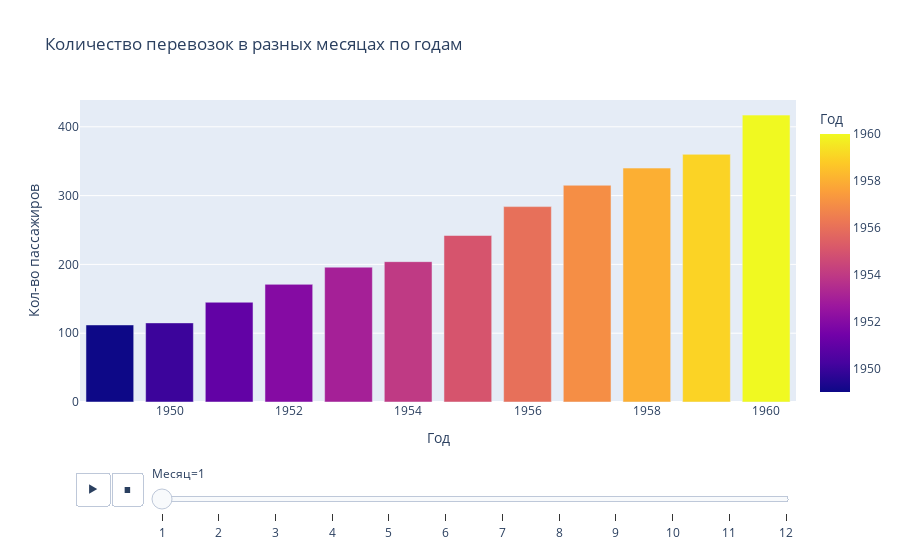

Notebook source saved alongside this figure:
### Markdown cell above
<a href="https://ibb.co/tPtTVvQ"><img src="https://i.ibb.co/Wpw4mMG/2023-03-23-170012.jpg" alt="2023-03-23-170012" border="0"></a>

### Code cell
import plotly
from plotly import graph_objects as go
from plotly.subplots import make_subplots
import pandas as pd
import numpy as np
%matplotlib inline 
import plotly.express as px


fig = px.bar(df, x='Год', y='Кол-во пассажиров', color='Год', animation_frame='Месяц',
             labels={'Год': 'Год', 'Кол-во пассажиров': 'Кол-во пассажиров'},
             title='Количество перевозок в разных месяцах по годам',
             range_y=[0, max('Год')])

fig.update_layout(yaxis={'title': 'Кол-во пассажиров'},
                  legend={'title': 'Год'},
                  showlegend=False)
fig.show()

### Figure 1 — Plotly figure (JSON) as saved in the notebook; plotly's stock layout.template omitted (floating-point values rounded to 4 significant figures)
{"data": [{"alignmentgroup": "True", "hovertemplate": "Месяц=1<br>Год=%{marker.color}<br>Кол-во пассажиров=%{y}<extra></extra>", "legendgroup": "", "marker": {"color": [1949, 1950, 1951, 1952, 1953, 1954, 1955, 1956, 1957, 1958, 1959, 1960], "coloraxis": "coloraxis", "pattern": {"shape": ""}}, "name": "", "offsetgroup": "", "orientation": "v", "showlegend": false, "textposition": "auto", "type": "bar", "x": [1949, 1950, 1951, 1952, 1953, 1954, 1955, 1956, 1957, 1958, 1959, 1960], "xaxis": "x", "y": [112, 115, 145, 171, 196, 204, 242, 284, 315, 340, 360, 417], "yaxis": "y"}], "layout": {"barmode": "relative", "coloraxis": {"colorbar": {"title": {"text": "Год"}}, "colorscale": [[0, "#0d0887"], [0.1111, "#46039f"], [0.2222, "#7201a8"], [0.3333, "#9c179e"], [0.4444, "#bd3786"], [0.5556, "#d8576b"], [0.6667, "#ed7953"], [0.7778, "#fb9f3a"], [0.8889, "#fdca26"], [1, "#f0f921"]]}, "legend": {"title": {"text": "Год"}, "tracegroupgap": 0}, "showlegend": false, "sliders": [{"active": 0, "currentvalue": {"prefix": "Месяц="}, "len": 0.9, "pad": {"b": 10, "t": 60}, "steps": [{"args": [["1"], {"frame": {"duration": 0, "redraw": true}, "fromcurrent": true, "mode": "immediate", "transition": {"duration": 0, "easing": "linear"}}], "label": "1", "method": "animate"}, {"args": [["2"], {"frame": {"duration": 0, "redraw": true}, "fromcurrent": true, "mode": "immediate", "transition": {"duration": 0, "easing": "linear"}}], "label": "2", "method": "animate"}, {"args": [["3"], {"frame": {"duration": 0, "redraw": true}, "fromcurrent": true, "mode": "immediate", "transition": {"duration": 0, "easing": "linear"}}], "label": "3", "method": "animate"}, {"args": [["4"], {"frame": {"duration": 0, "redraw": true}, "fromcurrent": true, "mode": "immediate", "transition": {"duration": 0, "easing": "linear"}}], "label": "4", "method": "animate"}, {"args": [["5"], {"frame": {"duration": 0, "redraw": true}, "fromcurrent": true, "mode": "immediate", "transition": {"duration": 0, "easing": "linear"}}], "label": "5", "method": "animate"}, {"args": [["6"], {"frame": {"duration": 0, "redraw": true}, "fromcurrent": true, "mode": "immediate", "transition": {"duration": 0, "easing": "linear"}}], "label": "6", "method": "animate"}, {"args": [["7"], {"frame": {"duration": 0, "redraw": true}, "fromcurrent": true, "mode": "immediate", "transition": {"duration": 0, "easing": "linear"}}], "label": "7", "method": "animate"}, {"args": [["8"], {"frame": {"duration": 0, "redraw": true}, "fromcurrent": true, "mode": "immediate", "transition": {"duration": 0, "easing": "linear"}}], "label": "8", "method": "animate"}, {"args": [["9"], {"frame": {"duration": 0, "redraw": true}, "fromcurrent": true, "mode": "immediate", "transition": {"duration": 0, "easing": "linear"}}], "label": "9", "method": "animate"}, {"args": [["10"], {"frame": {"duration": 0, "redraw": true}, "fromcurrent": true, "mode": "immediate", "transition": {"duration": 0, "easing": "linear"}}], "label": "10", "method": "animate"}, {"args": [["11"], {"frame": {"duration": 0, "redraw": true}, "fromcurrent": true, "mode": "immediate", "transition": {"duration": 0, "easing": "linear"}}], "label": "11", "method": "animate"}, {"args": [["12"], {"frame": {"duration": 0, "redraw": true}, "fromcurrent": true, "mode": "immediate", "transition": {"duration": 0, "easing": "linear"}}], "label": "12", "method": "animate"}], "x": 0.1, "xanchor": "left", "y": 0, "yanchor": "top"}], "title": {"text": "Количество перевозок в разных месяцах по годам"}, "updatemenus": [{"buttons": [{"args": [null, {"frame": {"duration": 500, "redraw": true}, "fromcurrent": true, "mode": "immediate", "transition": {"duration": 500, "easing": "linear"}}], "label": "&#9654;", "method": "animate"}, {"args": [[null], {"frame": {"duration": 0, "redraw": true}, "fromcurrent": true, "mode": "immediate", "transition": {"duration": 0, "easing": "linear"}}], "label": "&#9724;", "method": "animate"}], "direction": "left", "pad": {"r": 10, "t": 70}, "showactive": false, "type": "buttons", "x": 0.1, "xanchor": "right", "y": 0, "yanchor": "top"}], "xaxis": {"anchor": "y", "domain": [0, 1], "title": {"text": "Год"}}, "yaxis": {"anchor": "x", "domain": [0, 1], "range": [0, "о"], "title": {"text": "Кол-во пассажиров"}}}}
